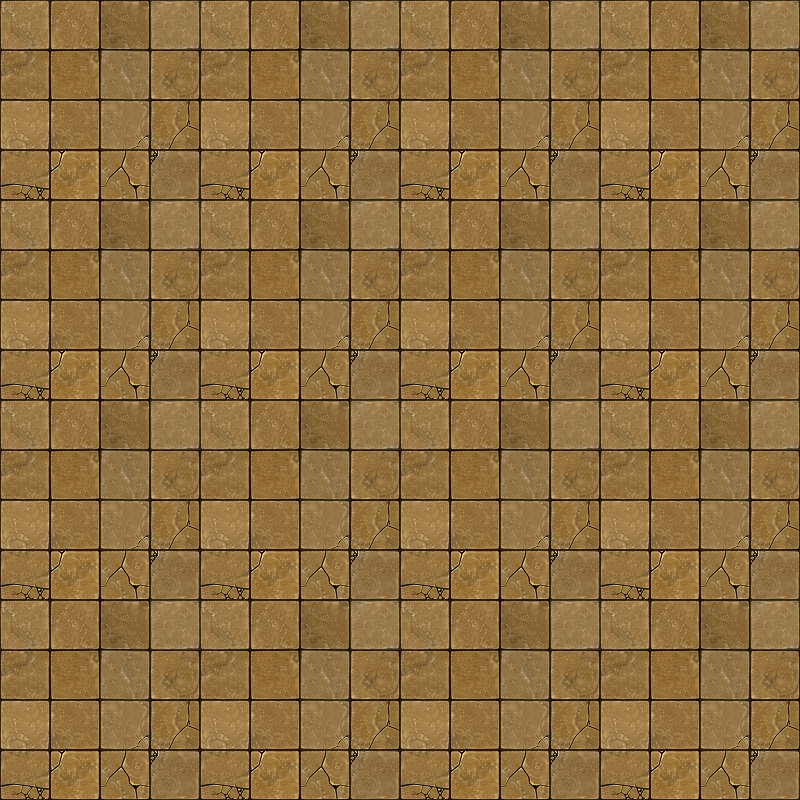

A 2D game scene composited from a Tiled map and its tileset images. What follows is a short description and the map's XML, with every tile layer's data as written:
An orthogonal 16x16 tile map with 50x50 px tiles, 1 tile layer (Tile Layer 1), 2 tilesets.

<map version="1.2" tiledversion="1.2.1" orientation="orthogonal" renderorder="left-up" width="16" height="16" tilewidth="50" tileheight="50" infinite="0" nextlayerid="2" nextobjectid="1">
 <tileset firstgid="1" source="tileset.tsx" />
 <tileset firstgid="33" name="t" tilewidth="50" tileheight="50" tilecount="32" columns="8">
  <image source="t.jpg" width="400" height="200" />
 </tileset>
 <layer id="1" name="Tile Layer 1" width="16" height="16">
  <data encoding="csv">
33,34,35,36,33,34,35,36,33,34,35,36,33,34,35,36,
41,42,43,44,41,42,43,44,41,42,43,44,41,42,43,44,
49,50,51,52,49,50,51,52,49,50,51,52,49,50,51,52,
57,58,59,60,57,58,59,60,57,58,59,60,57,58,59,60,
33,34,35,36,33,34,35,36,33,34,35,36,33,34,35,36,
41,42,43,44,41,42,43,44,41,42,43,44,41,42,43,44,
49,50,51,52,49,50,51,52,49,50,51,52,49,50,51,52,
57,58,59,60,57,58,59,60,57,58,59,60,57,58,59,60,
33,34,35,36,33,34,35,36,33,34,35,36,33,34,35,36,
41,42,43,44,41,42,43,44,41,42,43,44,41,42,43,44,
49,50,51,52,49,50,51,52,49,50,51,52,49,50,51,52,
57,58,59,60,57,58,59,60,57,58,59,60,57,58,59,60,
33,34,35,36,33,34,35,36,33,34,35,36,33,34,35,36,
41,42,43,44,41,42,43,44,41,42,43,44,41,42,43,44,
49,50,51,52,49,50,51,52,49,50,51,52,49,50,51,52,
57,58,59,60,57,58,59,60,57,58,59,60,57,58,59,60
</data>
 </layer>
</map>